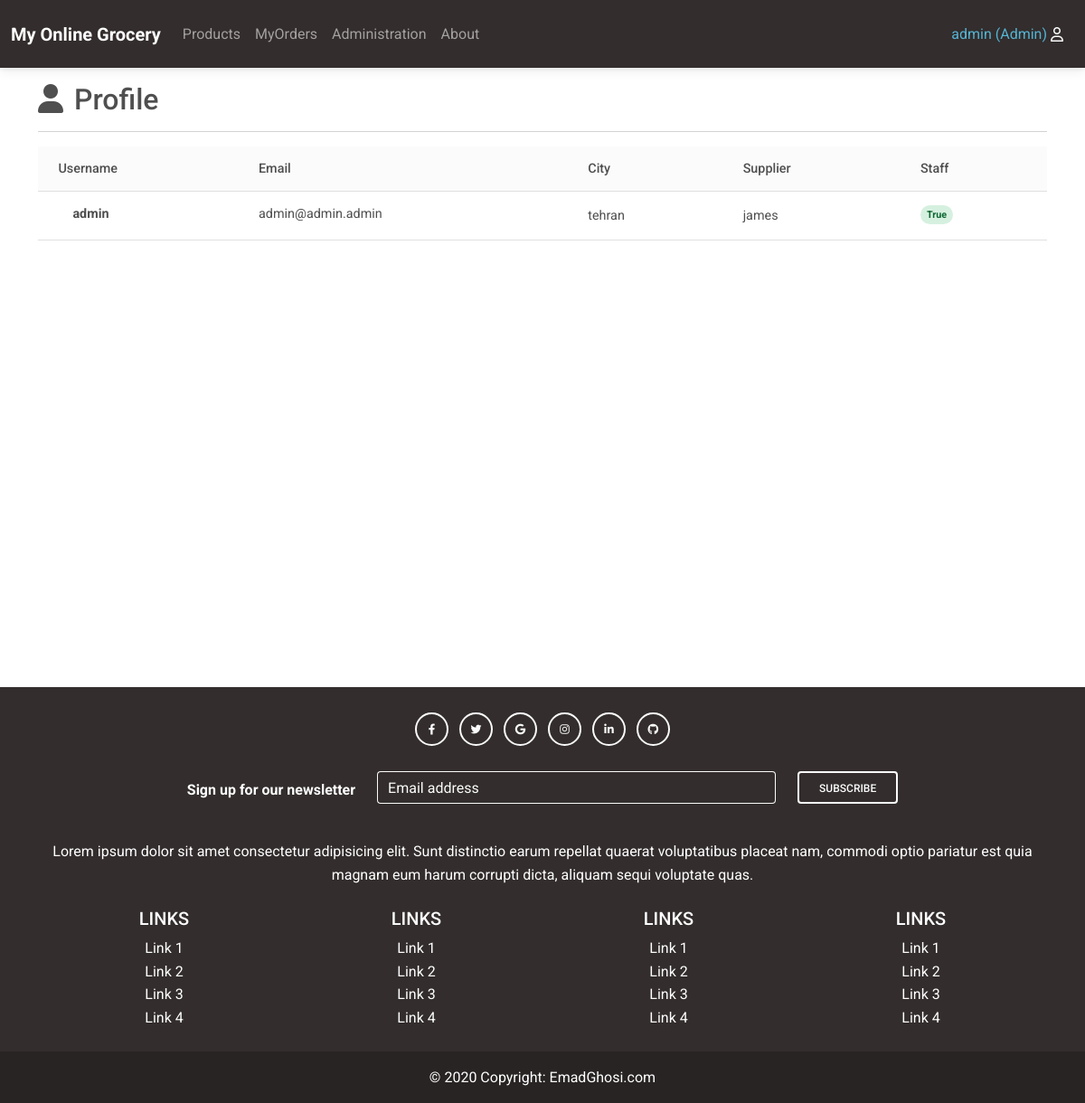
The app's page /accounts/profile/ (signed in) with its own data.
### accounts/models.py (models this page shows, shortened)
class CustomUser(AbstractUser):
    email = models.CharField(max_length=100)
    city = models.ForeignKey(City,
            related_name='user_city',
            default='',
            null=True,
            on_delete=models.CASCADE
            )
    supplier = models.ForeignKey(Supplier,
                related_name='user_supplier',
                default='',
                null=True,
                on_delete=models.CASCADE
            )

### inventory/models.py (models this page shows, shortened)
class City(models.Model):
    name = models.CharField(max_length=100)

class Supplier(models.Model):
    name = models.CharField(max_length=100)
    contactInfo = models.TextField()
    city = models.ForeignKey(City,
            related_name='supplier_city',
            on_delete=models.CASCADE,)

### accounts/views.py (the view)
# urls.py: path('profile/', UserProfileView.as_view(), name='userprofile'),
class UserProfileView(LoginRequiredMixin, TemplateView):
     template_name = 'userprofile.html'

### templates/userprofile.html (shortened to what this page needs)
{% extends 'base.html' %}
{% block content %}
<html >
<head>
    <link
    href="https://cdnjs.cloudflare.com/ajax/libs/font-awesome/6.0.0/css/all.min.css"
    rel="stylesheet"
  />
  <link
    href="https://cdnjs.cloudflare.com/ajax/libs/mdb-ui-kit/6.4.0/mdb.min.css"
    rel="stylesheet"
  />
</head>
<body>
	<div class="flex">
		<section class=" mt-3">
			<div class="mt-2">
				<i class="fas fa-user fa-2x"></i>
				<span class="h2 m-2">Profile<span>
			</div>
            <hr>
			<div >
                <table class="table align-middle mb-0 bg-white">
                    <thead class="bg-light">
                      <tr>
                        <th>Username</th>
                        <th>Email</th>
                        <th>City</th>
                        <th>Supplier</th>
                        <th>Staff</th>
                      </tr>
                    </thead>
                    <tbody>
                      <tr>
                        <td>
                          <div class="d-flex align-items-center">
                            <div class="ms-3">
                              <p class="fw-bold mb-1">{{user.username}}</p>
                            </div>
                          </div>
                        </td>
                        <td>
                          <p class="fw-normal mb-1">{{user.email}}</p>
                        </td>
                        <td>{{user.city.name}}</td>
                        <td>{{user.supplier.name}}</td>
                        <td>
                          <span class="badge {% if user.is_staff %} badge-success {% else %} badge-danger {% endif %}  rounded-pill d-inline">
                            {{user.is_staff}}
                          </span>
                        </td>
                      </tr>
                    </tbody>
                  </table>
			</div>
		</section>
</body>
</html>
{% endblock content %}

### templates/base.html (shortened to what this page needs)
{% load static %}
<html >
    <head>
        <link
          href="https://cdnjs.cloudflare.com/ajax/libs/font-awesome/6.0.0/css/all.min.css"
          rel="stylesheet"
        />
        <link
          href="https://cdnjs.cloudflare.com/ajax/libs/mdb-ui-kit/6.4.0/mdb.min.css"
          rel="stylesheet"
        />
        <link rel="stylesheet" href="{% static 'css/base.css' %}">
  </head >
  <body class="page-container" >
    <div class="content-wrap">
      <nav role="navigation" style=" background: rgb(255,255,255);
      background: linear-gradient(38deg,  rgba(131,234,255,1) 0%, rgba(255,255,255,1) 100%),; "
      class="navbar bg-dark   navbar-expand-lg navbar-dark">
      <div  class="container-fluid ">
    <div class="collapse navbar-collapse" id="navbarSupportedContent">
      <a class="navbar-brand mt-2 mt-lg-0" href="{% url 'shop' %}">
       <b>My Online Grocery</b>
      </a>
      <ul class="navbar-nav me-auto mb-2 mb-lg-0">
        <li class="nav-item">
          <a class="nav-link" href="{% url 'shop' %}">Products</a>
        </li>
        {% if user.is_authenticated %}
            <li class="nav-item">
              <a class="nav-link" href="{% url 'orderlist' pk=user.id  %}">MyOrders</a>
            </li>
            {% endif %}
            {% if user.is_superuser %}
            <li  class="nav-item">
              <a class="nav-link" href="{% url 'adminpanel' %}">Administration</a>
            </li>
            {% endif %}
            <li class="nav-item">
              <a class="nav-link" href="{% url 'about' %}">About</a>
            </li>
      </ul>
    </div>
    <div class="d-flex align-items-center m-2">
      <div class="dropdown p-1 hover-shadow">
        <a
          class="dropdown-toggle  d-flex align-items-center hidden-arrow"
          href="#"
          id="navbarDropdownMenuAvatar"
          role="button"
          data-mdb-toggle="dropdown"
          aria-expanded="false"
        >
        {% if user.is_authenticated %}
        <span class="text-info m-1 ">{{user.username}}
          {% if user.is_superuser %}
          <span class="text-info ">(Admin) </span>
          {% endif %}
        </span>
        <i class="far fa-user text-light "></i>
        {% endif %}
        </a>
      </div>
    </div>
      </div>
    </nav>
    <section class="container"  >
    {% block content %} {% endblock %}
    </section>
    {% block footer %}
    <div class="footer">
<footer class="bg-dark text-center text-white">
  <div class="container p-4">
    <section class="mb-4">
      <a class="btn btn-outline-light btn-floating m-1" href="#!" role="button"
        ><i class="fab fa-facebook-f"></i
      ></a>
      <a class="btn btn-outline-light btn-floating m-1" href="#!" role="button"
        ><i class="fab fa-twitter"></i
      ></a>
      <a class="btn btn-outline-light btn-floating m-1" href="#!" role="button"
        ><i class="fab fa-google"></i
      ></a>
      <a class="btn btn-outline-light btn-floating m-1" href="#!" role="button"
        ><i class="fab fa-instagram"></i
      ></a>
      <a class="btn btn-outline-light btn-floating m-1" href="#!" role="button"
        ><i class="fab fa-linkedin-in"></i
      ></a>
      <a class="btn btn-outline-light btn-floating m-1" href="https://github.com/emadg-dev/MyOnlineStore" role="button"
        ><i class="fab fa-github"></i
      ></a>
    </section>
    <section class="">
      <form action="">
        <div class="row d-flex justify-content-center">
          <div class="col-auto">
            <p class="pt-2">
              <strong>Sign up for our newsletter</strong>
            </p>
          </div>
          <div class="col-md-5 col-12">
            <div class="form-outline form-white mb-4">
              <input type="email" id="form5Example21" class="form-control" />
              <label class="form-label" for="form5Example21">Email address</label>
            </div>
          </div>
          <div class="col-auto">
            <button type="submit" class="btn btn-outline-light mb-4">
              Subscribe
            </button>
          </div>
        </div>
      </form>
    </section>
    <section class="mb-4">
      <p>
        Lorem ipsum dolor sit amet consectetur adipisicing elit. Sunt distinctio earum
        repellat quaerat voluptatibus placeat nam, commodi optio pariatur est quia magnam
        eum harum corrupti dicta, aliquam sequi voluptate quas.
      </p>
    </section>
    <section class="">
      <div class="row">
        <div class="col-lg-3 col-md-6 mb-4 mb-md-0">
          <h5 class="text-uppercase">Links</h5>
          <ul class="list-unstyled mb-0">
            <li>
              <a href="#!" class="text-white">Link 1</a>
            </li>
            <li>
              <a href="#!" class="text-white">Link 2</a>
            </li>
            <li>
              <a href="#!" class="text-white">Link 3</a>
            </li>
            <li>
              <a href="#!" class="text-white">Link 4</a>
            </li>
          </ul>
        </div>
        <div class="col-lg-3 col-md-6 mb-4 mb-md-0">
          <h5 class="text-uppercase">Links</h5>
          <ul class="list-unstyled mb-0">
            <li>
              <a href="#!" class="text-white">Link 1</a>
            </li>
            <li>
              <a href="#!" class="text-white">Link 2</a>
            </li>
            <li>
              <a href="#!" class="text-white">Link 3</a>
            </li>
            <li>
              <a href="#!" class="text-white">Link 4</a>
            </li>
          </ul>
        </div>
        <div class="col-lg-3 col-md-6 mb-4 mb-md-0">
          <h5 class="text-uppercase">Links</h5>
          <ul class="list-unstyled mb-0">
            <li>
              <a href="#!" class="text-white">Link 1</a>
            </li>
            <li>
              <a href="#!" class="text-white">Link 2</a>
            </li>
            <li>
              <a href="#!" class="text-white">Link 3</a>
            </li>
            <li>
              <a href="#!" class="text-white">Link 4</a>
            </li>
          </ul>
        </div>
        <div class="col-lg-3 col-md-6 mb-4 mb-md-0">
          <h5 class="text-uppercase">Links</h5>
          <ul class="list-unstyled mb-0">
            <li>
              <a href="#!" class="text-white">Link 1</a>
            </li>
            <li>
              <a href="#!" class="text-white">Link 2</a>
            </li>
            <li>
              <a href="#!" class="text-white">Link 3</a>
            </li>
            <li>
              <a href="#!" class="text-white">Link 4</a>
            </li>
          </ul>
        </div>
      </div>
    </section>
  </div>
  <div class="text-center p-3" style="background-color: rgba(0, 0, 0, 0.2);">
    © 2020 Copyright:
    <a class="text-white" href="#">EmadGhosi.com</a>
  </div>
</footer>
    </div>
    {% endblock footer %}
  </div>
  </body>
</html>

### static/css/base.css (style rules this page uses)
body { font-family: "Roboto", -apple-system, BlinkMacSystemFont, "Segoe UI", Roboto, "Helvetica Neue", Arial, "Noto Sans", sans-serif, "Apple Color Emoji", "Segoe UI Emoji", "Segoe UI Symbol", "Noto Color Emoji"; }
h1, h2, h3, h4, h5, h6, .h1, .h2, .h3, .h4, .h5, .h6 { font-family: "Roboto", -apple-system, BlinkMacSystemFont, "Segoe UI", Roboto, "Helvetica Neue", Arial, "Noto Sans", sans-serif, "Apple Color Emoji", "Segoe UI Emoji", "Segoe UI Symbol", "Noto Color Emoji"; }
a { -webkit-transition: .3s all ease; -o-transition: .3s all ease; transition: .3s all ease; }
a, a:hover { text-decoration: none !important; }

### templates/base.html (style rules this page uses)
.page-container { position: relative; min-height: 100vh; }
.content-wrap { padding-bottom: 2.5rem; }
.footer { position: absolute; bottom: 0; width: 100%; height: 2.5rem; }

### records on screen
CustomUser: username "admin", email "admin@admin.admin", city.name "tehran", supplier.name "james", is_staff "True"
